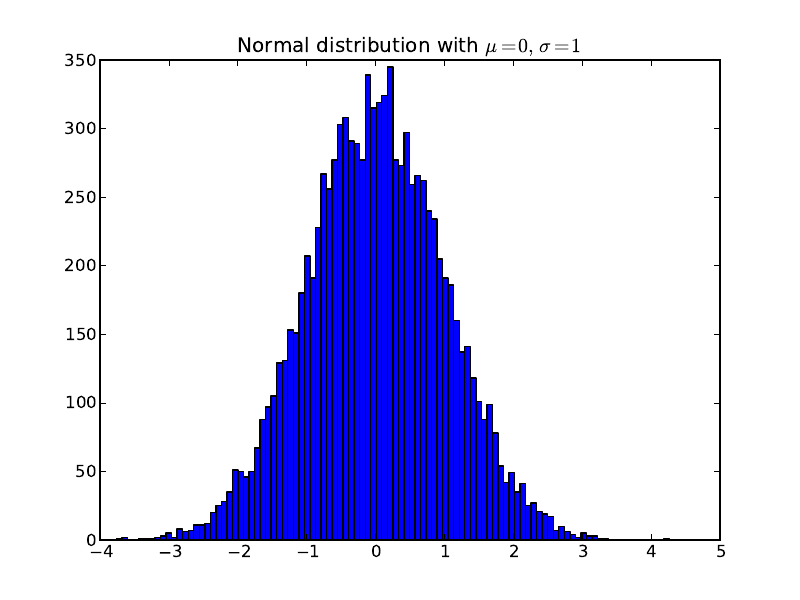

The Python source for this figure:
import matplotlib.pyplot as plt
import numpy as np

x = np.random.randn(10000)
plt.hist(x, 100)
plt.title(r'Normal distribution with $\mu=0,\ \sigma=1$')
plt.savefig('histogram_demo.pdf')
plt.show()
